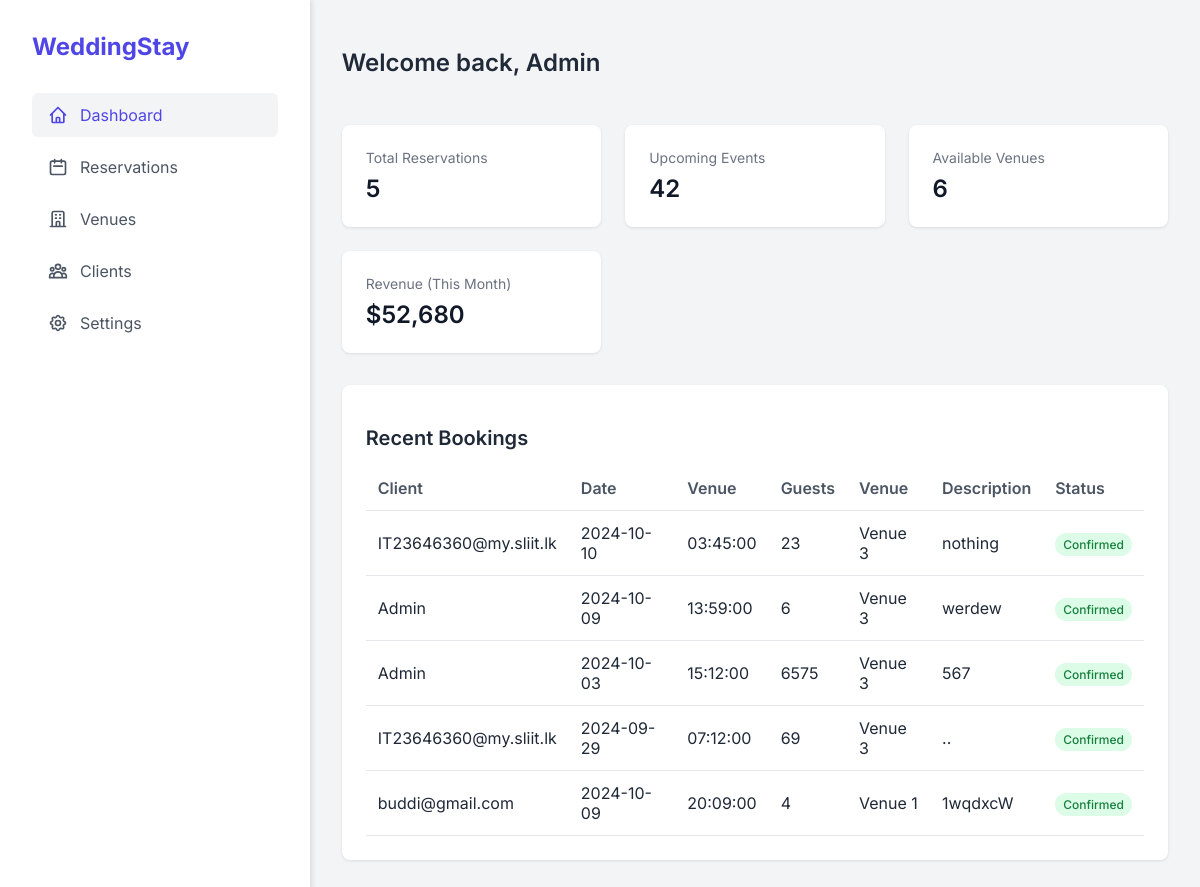
/admin_dashboard.php (signed in), run on the app's committed database.
### tables this page shows
CREATE TABLE `reservations` (
  `id` int(11) NOT NULL,
  `user_email` varchar(100) NOT NULL DEFAULT 'Admin',
  `reservation_date` date NOT NULL,
  `reservation_time` time NOT NULL,
  `guests` int(11) NOT NULL,
  `venue` varchar(100) NOT NULL,
  `special_requests` text DEFAULT NULL,
  `created_at` timestamp NOT NULL DEFAULT current_timestamp()
);

### src/admin_dashboard.php (the view, shortened to what this page needs)
<?php
$host = 'localhost';
$db = 'Hotel_Reservation';
$user = 'root';
$pass = '';
$conn = new mysqli($host, $user, $pass, $db);
$sql = "SELECT COUNT(*) as count FROM reservations";
$result = $conn->query($sql);
$row = $result->fetch_assoc();
$reservation_count = $row['count'];
$sql = "SELECT COUNT(*) as count FROM venues";
$result = $conn->query($sql);
$row = $result->fetch_assoc();
$venue_count = $row['count'];
$sql = "SELECT * FROM reservations";
$result = $conn->query($sql);
?>
<!DOCTYPE html>
<html lang="en">
<head>
</head>
<body>
    <div class="dashboard">
        <aside class="sidebar">
            <div class="logo">WeddingStay</div>
            <nav>
                <ul class="nav-list">
                    <li class="nav-item">
                        <a href="admin_dashboard.php" class="nav-link active">
                            Dashboard
                        </a>
                    </li>
                    <li class="nav-item">
                        <a href="admin_reservations.php" class="nav-link">
                            <svg xmlns="http://www.w3.org/2000/svg" fill="none" viewBox="0 0 24 24" stroke="currentColor">
                                <path stroke-linecap="round" stroke-linejoin="round" stroke-width="2" d="M8 7V3m8 4V3m-9 8h10M5 21h14a2 2 0 002-2V7a2 2 0 00-2-2H5a2 2 0 00-2 2v12a2 2 0 002 2z" />
                            </svg>
                            Reservations
                        </a>
                    </li>
                    <li class="nav-item">
                        <a href="venues.php" class="nav-link">
                            <svg xmlns="http://www.w3.org/2000/svg" fill="none" viewBox="0 0 24 24" stroke="currentColor">
                                <path stroke-linecap="round" stroke-linejoin="round" stroke-width="2" d="M19 21V5a2 2 0 00-2-2H7a2 2 0 00-2 2v16m14 0h2m-2 0h-5m-9 0H3m2 0h5M9 7h1m-1 4h1m4-4h1m-1 4h1m-5 10v-5a1 1 0 011-1h2a1 1 0 011 1v5m-4 0h4" />
                            </svg>
                            Venues
                        </a>
                    </li>
                    <li class="nav-item">
                        <a href="users.php" class="nav-link">
                            Clients
                        </a>
                    </li>
                    <li class="nav-item">
                        <a href="admin_profile.php" class="nav-link">
                            Settings
                        </a>
                    </li>
                </ul>
            </nav>
        </aside>
        <main class="main-content">
            <header class="header">
                <h1 class="greeting">Welcome back, Admin</h1>
            </header>
            <section class="stats-grid">
                <div class="stat-card">
                    <div class="stat-title">Total Reservations</div>
                    <div class="stat-value"><?php echo $reservation_count; ?></div>
                </div>
                <div class="stat-card">
                    <div class="stat-title">Upcoming Events</div>
                    <div class="stat-value">42</div>
                </div>
                <div class="stat-card">
                    <div class="stat-title">Available Venues</div>
                    <div class="stat-value"><?php echo $venue_count; ?></div>
                </div>
                <div class="stat-card">
                    <div class="stat-title">Revenue (This Month)</div>
                    <div class="stat-value">$52,680</div>
                </div>
            </section>
            <section class="recent-bookings">
                <h2 class="section-title">Recent Bookings</h2>
                <table>
                    <thead>
                        <tr>
                            <th>Client</th>
                            <th>Date</th>
                            <th>Venue</th>
                            <th>Guests</th>
                            <th>Venue</th>
                            <th>Description</th>
                            <th>Status</th>
                        </tr>
                    </thead>
                    <tbody>
                <?php
                if ($result->num_rows > 0) {
                    while($row = $result->fetch_assoc()) {
                        $status_class = 'status-confirmed';
                        $status_text = 'Confirmed';
                        echo "<tr>
                                <td>{$row['user_email']}</td>
                                <td>{$row['reservation_date']}</td>
                                <td>{$row['reservation_time']}</td>
                                <td>{$row['guests']}</td>
                                <td>{$row['venue']}</td>
                                <td>{$row['special_requests']}</td>
                                <td><span class='status {$status_class}'>{$status_text}</span></td>
                              </tr>";
                    }
                } else {
                    echo "<tr><td colspan='7'>No reservations found</td></tr>";
                }
                ?>
            </tbody>
                </table>
            </section>
        </main>
    </div>
</body>
</html>

### src/admin_dashboard.php (style rules this page uses)
body { font-family: 'Inter', sans-serif; margin: 0; padding: 0; background-color: #f3f4f6; color: #1f2937; }
.dashboard { display: flex; min-height: 100vh; }
.sidebar { width: 250px; background-color: #ffffff; padding: 2rem; box-shadow: 2px 0 5px rgba(0, 0, 0, 0.1); }
.logo { font-size: 1.5rem; font-weight: 700; margin-bottom: 2rem; color: #4f46e5; }
.nav-list { list-style-type: none; padding: 0; }
.nav-item { margin-bottom: 0.5rem; }
.nav-link { display: flex; align-items: center; padding: 0.75rem 1rem; color: #4b5563; text-decoration: none; border-radius: 0.375rem; transition: background-color 0.3s; }
.nav-link:hover, .nav-link.active { background-color: #f3f4f6; color: #4f46e5; }
.nav-link svg { width: 1.25rem; height: 1.25rem; margin-right: 0.75rem; }
.main-content { flex-grow: 1; padding: 2rem; }
.header { display: flex; justify-content: space-between; align-items: center; margin-bottom: 2rem; }
.greeting { font-size: 1.5rem; font-weight: 600; }
.stats-grid { display: grid; grid-template-columns: repeat(auto-fit, minmax(240px, 1fr)); gap: 1.5rem; margin-bottom: 2rem; }
.stat-card { background-color: #ffffff; border-radius: 0.5rem; padding: 1.5rem; box-shadow: 0 1px 3px rgba(0, 0, 0, 0.1); }
.stat-title { font-size: 0.875rem; color: #6b7280; margin-bottom: 0.5rem; }
.stat-value { font-size: 1.5rem; font-weight: 600; color: #111827; }
.recent-bookings { background-color: #ffffff; border-radius: 0.5rem; padding: 1.5rem; box-shadow: 0 1px 3px rgba(0, 0, 0, 0.1); }
.section-title { font-size: 1.25rem; font-weight: 600; margin-bottom: 1rem; }
table { width: 100%; border-collapse: collapse; }
th, td { padding: 0.75rem; text-align: left; border-bottom: 1px solid #e5e7eb; }
th { font-weight: 600; color: #4b5563; }
.status { padding: 0.25rem 0.5rem; border-radius: 9999px; font-size: 0.75rem; font-weight: 500; }
.status-confirmed { background-color: #dcfce7; color: #15803d; }

### data on the page
reservations: user_email "IT23646360@my.sliit.lk", reservation_date "2024-10-10", reservation_time "03:45:00", guests "23", venue "Venue 3", special_requests "nothing", status_text "Confirmed"
reservations: user_email "Admin", reservation_date "2024-10-09", reservation_time "13:59:00", guests "6", venue "Venue 3", special_requests "werdew", status_text "Confirmed"
reservations: user_email "Admin", reservation_date "2024-10-03", reservation_time "15:12:00", guests "6575", venue "Venue 3", special_requests "567", status_text "Confirmed"
reservations: user_email "IT23646360@my.sliit.lk", reservation_date "2024-09-29", reservation_time "07:12:00", guests "69", venue "Venue 3", special_requests "..", status_text "Confirmed"
reservations: user_email "buddi@gmail.com", reservation_date "2024-10-09", reservation_time "20:09:00", guests "4", venue "Venue 1", special_requests "1wqdxcW", status_text "Confirmed"

### other printed values
$reservation_count "5"
$venue_count "6"
